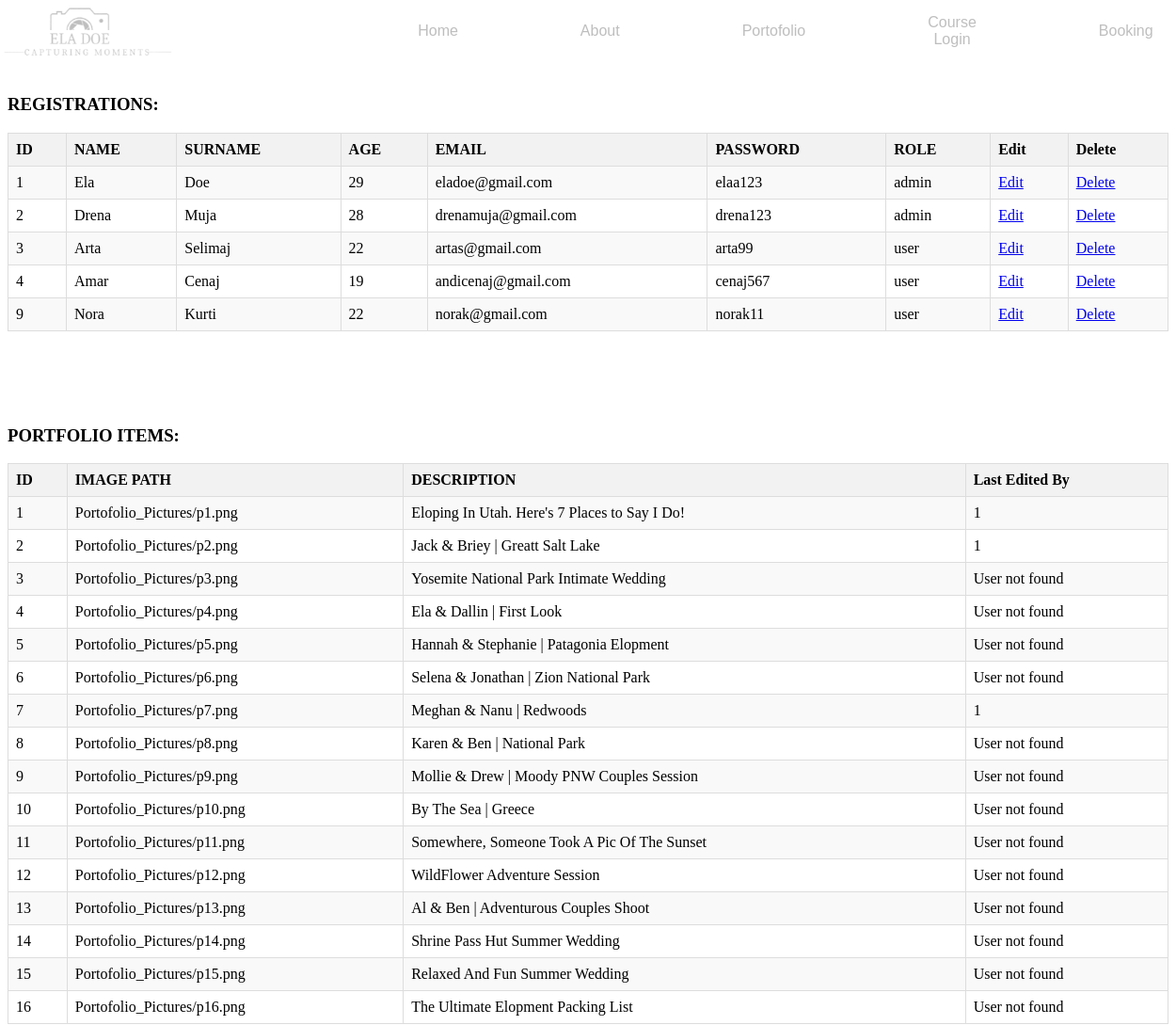
/dashboard.php (upper part), run on an earlier commit of the app's database.
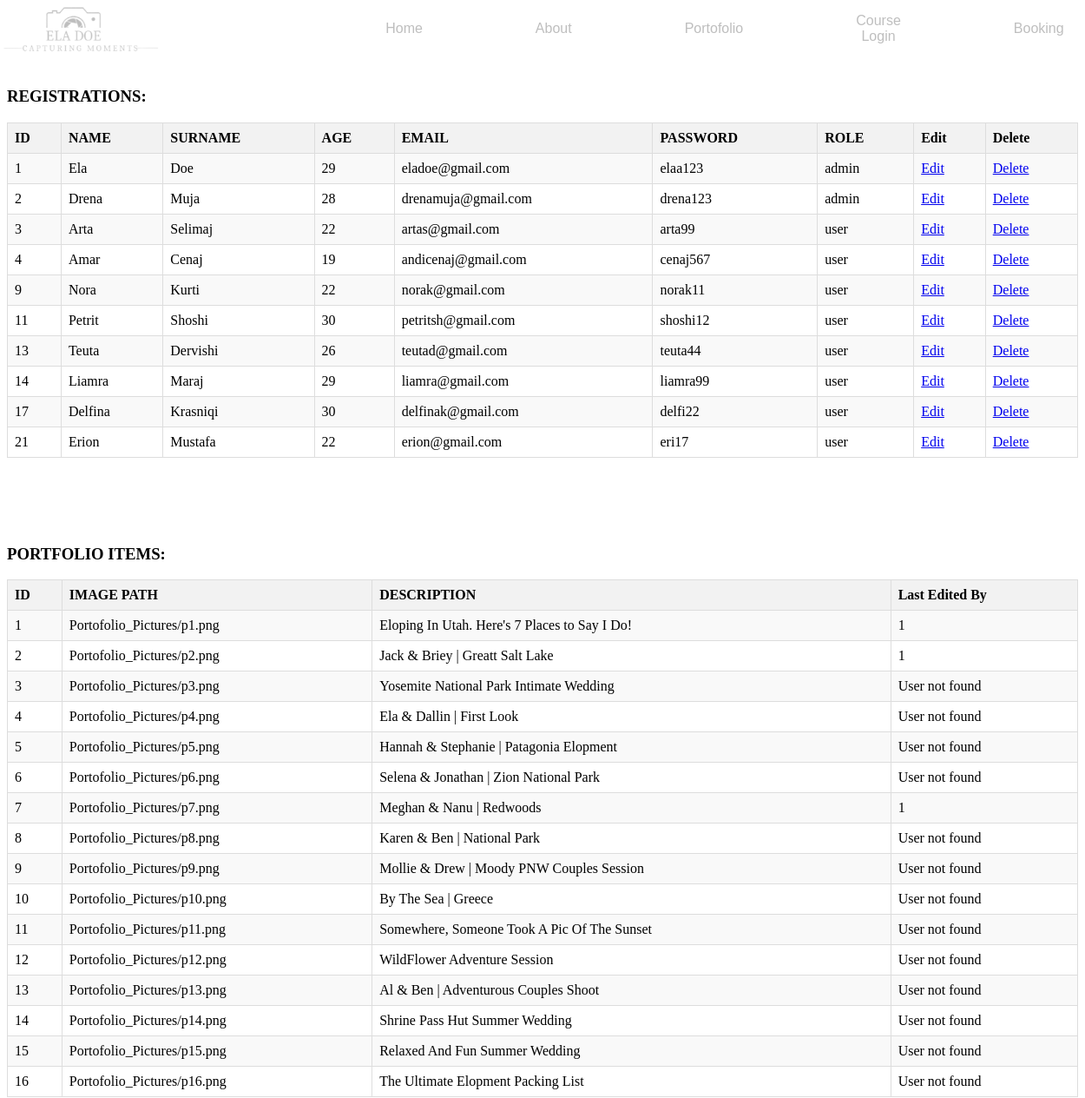
And on a later commit of the database.
### tables this page shows
CREATE TABLE `user` (
  `id` int(11) NOT NULL,
  `name` varchar(20) NOT NULL,
  `surname` varchar(30) NOT NULL,
  `age` int(11) NOT NULL,
  `email` varchar(20) NOT NULL,
  `password` varchar(20) NOT NULL,
  `roli` varchar(20) NOT NULL DEFAULT 'user'
);

CREATE TABLE `portofolio` (
  `id` int(11) NOT NULL,
  `image_path` varchar(255) NOT NULL,
  `description` text NOT NULL,
  `last_edited_by` int(11) DEFAULT NULL
);

### userRepository.php (called while the page is built, shortened)
<?php
    include_once"databaseConnection.php";
    class userRepository{
        private $connection;
        function __construct(){
            $conn = new DatabaseConnection;
            $this->connection = $conn->startConnection();
        }
        function getAllUsers(){
            $conn = $this->connection;
            $sql = "SELECT * FROM user";
            $statement = $conn->query($sql);
            $users = $statement->fetchAll();
            return $users;
        }
        function getUserById($id){
            $conn = $this->connection;
            $sql = "SELECT * FROM user WHERE id=?";
            $statement = $conn->prepare($sql);
            $statement->execute([$id]);
            $user=$statement->fetch();
            return $user;
        }
    }
?>

### databaseConnection.php (called while the page is built)
<?php
     class DatabaseConnection{
        private $host = "localhost";
        private $username = "root";
        private $password = "";
        private $database = "web_project";
     function startConnection(){
         try{
             $conn = new PDO("mysql:host=$this->host;dbname=$this->database", $this->username, $this->password);
             $conn->setAttribute(PDO::ATTR_ERRMODE, PDO::ERRMODE_EXCEPTION);
             if(!$conn){
                 return null;
             }else{
                 return $conn;
             }
         }catch(PDOException $e){
            echo "Connection failed ". $e->getMessage();
             return null;
         }
     }
 }
?>

### PortofolioRepository.php (called while the page is built, shortened)
<?php
include_once "DatabaseConnection.php";
class PortofolioRepository
{
    private $connection;
    public function __construct()
    {
        $dbConnection = new DatabaseConnection;
        $this->connection = $dbConnection->startConnection();
    }
    public function getAllPortofolios()
    {
        $sql = "SELECT * FROM portofolio";
        $statement = $this->connection->query($sql);
        $portofolios = [];
        if ($statement->rowCount() > 0) {
            while ($row = $statement->fetch(PDO::FETCH_ASSOC)) {
                $portofolios[] = $row;
            }
        }
        return $portofolios;
    }
}
?>

### dashboard.php (the view, shortened to what this page needs)
<?php
include_once "databaseConnection.php";
?>
<!DOCTYPE html>
<html lang="en">
<head>
    <link rel="stylesheet" href="dashboard.css">
</head>
<body>
    <header>
        <?php
        include("Header.php");
        ?>
    </header>
    <h3 style="margin-top:100px">REGISTRATIONS:</h3>
    <table border="1">
        <tr>
            <th>ID</th>
            <th>NAME</th>
            <th>SURNAME</th>
            <th>AGE</th>
            <th>EMAIL</th>
            <th>PASSWORD</th>
            <th>ROLE</th>
            <th>Edit</th>
            <th>Delete</th>
        </tr>
        <?php
        include_once "userRepository.php";
        $userRepository = new UserRepository();
        $users = $userRepository->getAllUsers();
        foreach ($users as $User) {
            echo
                "
                <tr>
                     <td>$User[id]</td>
                     <td>$User[name]</td>
                     <td>$User[surname] </td>
                     <td>$User[age] </td>
                     <td>$User[email] </td>
                     <td>$User[password] </td>
                     <td>$User[roli]</td>
                     <td><a href='edit.php?id=$User[id]'>Edit</a> </td>
                     <td><a href='delete.php?id=$User[id]'>Delete</a></td>
                </tr>
                ";
        }
        ?>
    </table>
    <h3 style="margin-top: 100px">PORTFOLIO ITEMS:</h3>
    <table border="1">
        <tr>
            <th>ID</th>
            <th>IMAGE PATH</th>
            <th>DESCRIPTION</th>
            <th>Last Edited By</th>
        </tr>
        <?php
        include_once "PortofolioRepository.php";
        include_once "userRepository.php";
        $portofolioRepository = new PortofolioRepository();
        $portofolioData = $portofolioRepository->getAllPortofolios();
        $userRepository = new UserRepository();
        foreach ($portofolioData as $portofolioItem):
            $lastEditedById = $portofolioItem['last_edited_by'];
            $lastEditedByUser = $userRepository->getUserById($lastEditedById);
            if ($lastEditedByUser) {
                echo "
            <tr>
                <td>{$portofolioItem['id']}</td>
                <td>{$portofolioItem['image_path']}</td>
                <td>{$portofolioItem['description']}</td>
                <td>{$lastEditedByUser['id']}</td>
            </tr>
        ";
            } else {
                echo "
            <tr>
                <td>{$portofolioItem['id']}</td>
                <td>{$portofolioItem['image_path']}</td>
                <td>{$portofolioItem['description']}</td>
                <td>User not found</td>
            </tr>
        ";
            }
        endforeach;
        ?>
    </table>
        <?php
        include_once "PortofolioRepository.php";
        include_once "userRepository.php";
        ?>
        <?php
        include_once "PortofolioRepository.php";
        include_once "userRepository.php";
        ?>
</body>
</html>

### Header.php (shortened to what this page needs)
<!DOCTYPE html>
<html lang="en">
<head>
</head>
<body>
<header>
        <img src="Logo.png" alt="Logo">
        <div class="pages">
            <ul>
                <li><a href="Home.php">Home</a></li>
                <li><a href="About.php">About</a></li>
                <li><a href="Portofolio.php">Portofolio</a></li>
                <li><a href="CourseLogin.php">Course Login</a></li>
                <li> <a href="Booking.php">Booking</a></li>
            </ul>
        </div>
    </header>
</body>
</html>

### dashboard.css (style rules this page uses)
table { border-collapse: collapse; width: 100%; }
th { background-color: #f2f2f2; border: 1px solid #dddddd; text-align: left; padding: 8px; }
td { border: 1px solid #dddddd; text-align: left; padding: 8px; }
tr:nth-child(even) { background-color: #f9f9f9; }

### Header.php (style rules this page uses)
header { display: flex; position: fixed; align-items: center; top: 0; left: 0; width: 100%; height: 66px; background-color: white; z-index: 1000; overflow: hidden; opacity: 0.5; }
header img { width: 15%; height: 60px; margin: 0px; padding: 0px; align-self: center; }
.pages ul { display: flex; justify-content: space-between; align-items: center; list-style: none; padding: 0; width: 70%; }
.pages ul li { margin-left: 130px; color: black; text-align: center; font-family: sans-serif; align-items: center; }
.pages ul li a { text-decoration: none; color: black; opacity: 1; }

What changed in the data, as far as the page shows it:
added user: id "11", name "Petrit", surname "Shoshi", age "30", email "petritsh@gmail.com", password "shoshi12", roli "user"
added user: id "13", name "Teuta", surname "Dervishi", age "26", email "teutad@gmail.com", password "teuta44", roli "user"
added user: id "14", name "Liamra", surname "Maraj", age "29", email "liamra@gmail.com", password "liamra99", roli "user"
added user: id "17", name "Delfina", surname "Krasniqi", age "30", email "delfinak@gmail.com", password "delfi22", roli "user"
added user: id "21", name "Erion", surname "Mustafa", age "22", email "erion@gmail.com", password "eri17", roli "user"
